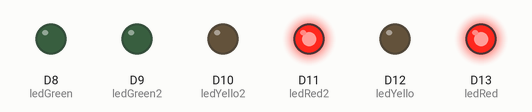
This program was run on a simulated Arduino MKR. Parts: output pins drawn as LEDs (lit = HIGH).

Above: at 1.5 s.
At 4.0 s:
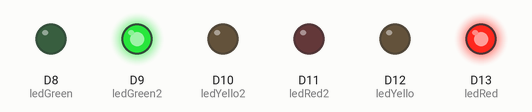
At 6.0 s:
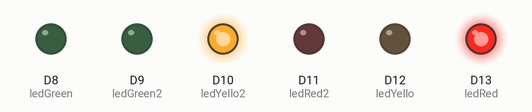
At 11.0 s:
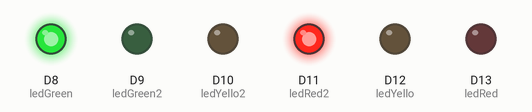
At 13.0 s:
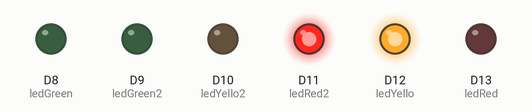
Timing chart, 0 to 20.8 s (numbered marks = the images above):
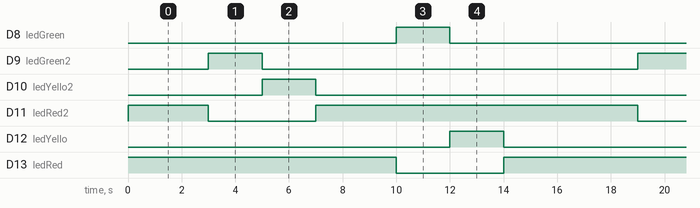

Measured:
- by itself, D8 (ledGreen), D9 (ledGreen2), D10 (ledYello2), D12 (ledYello): alternates HIGH for 2.0 s and LOW for 14.0 s
- by itself, D11 (ledRed2), D13 (ledRed): repeats every 16.0 s: LOW 4.0 s, HIGH 12.0 s
- by itself, everything shown: repeats every 16.0 s, in 6 steps

The program:

main.cpp
```cpp
/*
  Titre      : feu rouge
  Auteur     : Duvalier Tsagmo
  Date       : 29/11/2021
  Description: un programme qui simule un feu rouge
  Version    : 0.0.1
*/

#include <Arduino.h>

//Declararion des variables
int ledRed = 13;
int ledYello = 12;
int ledGreen = 8;
int ledRed2 = 11;
int ledYello2 = 10;
int ledGreen2 = 9;

//la fonction setup sur lequel les led seront output
void setup()
{
  pinMode(ledRed, OUTPUT);
  pinMode(ledYello, OUTPUT);
  pinMode(ledGreen, OUTPUT);
  pinMode(ledRed2, OUTPUT);
  pinMode(ledYello2, OUTPUT);
  pinMode(ledGreen2, OUTPUT);
}

//la fonction void pour les differentes instrutions pour allumer les leds
void loop()
{
  digitalWrite(ledRed, HIGH);
  digitalWrite(ledYello, LOW);
  digitalWrite(ledGreen, LOW);
  digitalWrite(ledRed2, HIGH);
  digitalWrite(ledYello2, LOW);
  digitalWrite(ledGreen2, LOW);
  delay(3000); // attendre 3000 millisecond(s)

  digitalWrite(ledRed, HIGH);
  digitalWrite(ledYello, LOW);
  digitalWrite(ledGreen, LOW);
  digitalWrite(ledRed2, LOW);
  digitalWrite(ledYello2, LOW);
  digitalWrite(ledGreen2, HIGH);
  delay(2000); // attendre 2000 millisecond(s)

  digitalWrite(ledRed, HIGH);
  digitalWrite(ledYello, LOW);
  digitalWrite(ledGreen, LOW);
  digitalWrite(ledRed2, LOW);
  digitalWrite(ledYello2, HIGH);
  digitalWrite(ledGreen2, LOW);
  delay(2000); //attendre 2000 millisecond(s)

  digitalWrite(ledRed, HIGH);
  digitalWrite(ledYello, LOW);
  digitalWrite(ledGreen, LOW);
  digitalWrite(ledRed2, HIGH);
  digitalWrite(ledYello2, LOW);
  digitalWrite(ledGreen2, LOW);
  delay(3000); //attendre 3000 millisecond(s)

  digitalWrite(ledRed, LOW);
  digitalWrite(ledYello, LOW);
  digitalWrite(ledGreen, HIGH);
  digitalWrite(ledRed2, HIGH);
  digitalWrite(ledYello2, LOW);
  digitalWrite(ledGreen2, LOW);
  delay(2000); // attendre 2000 millisecond(s)

  digitalWrite(ledRed, LOW);
  digitalWrite(ledYello, HIGH);
  digitalWrite(ledGreen, LOW);
  digitalWrite(ledRed2, HIGH);
  digitalWrite(ledYello2, LOW);
  digitalWrite(ledGreen2, LOW);
  delay(2000); //attendrer 2000 millisecond(s)

  digitalWrite(ledRed, HIGH);
  digitalWrite(ledYello, LOW);
  digitalWrite(ledGreen, LOW);
  digitalWrite(ledRed2, HIGH);
  digitalWrite(ledYello2, LOW);
  digitalWrite(ledGreen2, LOW);
  delay(2000); // attendre 2000 millisecond(s)
}
```
